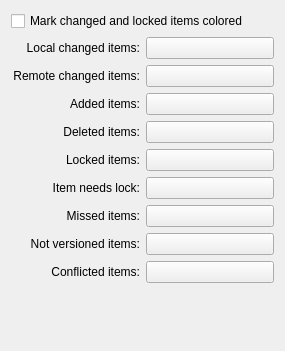
<?xml version="1.0" encoding="UTF-8"?>
<ui version="4.0">
 <class>DispColorSettings</class>
 <widget class="QWidget" name="DispColorSettings">
  <property name="geometry">
   <rect>
    <x>0</x>
    <y>0</y>
    <width>285</width>
    <height>351</height>
   </rect>
  </property>
  <property name="windowTitle">
   <string>ColorSettings</string>
  </property>
  <layout class="QVBoxLayout">
   <item>
    <widget class="QCheckBox" name="kcfg_colored_state">
     <property name="text">
      <string>Mark changed and locked items colored</string>
     </property>
     <property name="shortcut">
      <string/>
     </property>
    </widget>
   </item>
   <item>
    <layout class="QGridLayout">
     <item row="8" column="1">
      <widget class="KColorButton" name="kcfg_color_conflicted_item">
       <property name="text">
        <string/>
       </property>
      </widget>
     </item>
     <item row="0" column="1">
      <widget class="KColorButton" name="kcfg_color_changed_item">
       <property name="text">
        <string/>
       </property>
      </widget>
     </item>
     <item row="2" column="1">
      <widget class="KColorButton" name="kcfg_color_item_added">
       <property name="text">
        <string/>
       </property>
       <property name="shortcut">
        <string/>
       </property>
      </widget>
     </item>
     <item row="4" column="0">
      <widget class="QLabel" name="textLabel5">
       <property name="text">
        <string>Locked items:</string>
       </property>
       <property name="alignment">
        <set>Qt::AlignRight|Qt::AlignTrailing|Qt::AlignVCenter</set>
       </property>
       <property name="wordWrap">
        <bool>false</bool>
       </property>
      </widget>
     </item>
     <item row="3" column="1">
      <widget class="KColorButton" name="kcfg_color_item_deleted">
       <property name="text">
        <string/>
       </property>
      </widget>
     </item>
     <item row="7" column="0">
      <widget class="QLabel" name="textLabel2_2">
       <property name="text">
        <string>Not versioned items:</string>
       </property>
       <property name="alignment">
        <set>Qt::AlignRight|Qt::AlignTrailing|Qt::AlignVCenter</set>
       </property>
       <property name="wordWrap">
        <bool>false</bool>
       </property>
      </widget>
     </item>
     <item row="1" column="0">
      <widget class="QLabel" name="textLabel3">
       <property name="text">
        <string>Remote changed items:</string>
       </property>
       <property name="alignment">
        <set>Qt::AlignRight|Qt::AlignTrailing|Qt::AlignVCenter</set>
       </property>
       <property name="wordWrap">
        <bool>false</bool>
       </property>
      </widget>
     </item>
     <item row="2" column="0">
      <widget class="QLabel" name="textLabel1">
       <property name="text">
        <string>Added items:</string>
       </property>
       <property name="alignment">
        <set>Qt::AlignRight|Qt::AlignTrailing|Qt::AlignVCenter</set>
       </property>
       <property name="wordWrap">
        <bool>false</bool>
       </property>
      </widget>
     </item>
     <item row="3" column="0">
      <widget class="QLabel" name="textLabel4">
       <property name="text">
        <string>Deleted items:</string>
       </property>
       <property name="alignment">
        <set>Qt::AlignRight|Qt::AlignTrailing|Qt::AlignVCenter</set>
       </property>
       <property name="wordWrap">
        <bool>false</bool>
       </property>
      </widget>
     </item>
     <item row="5" column="1">
      <widget class="KColorButton" name="kcfg_color_need_lock">
       <property name="text">
        <string/>
       </property>
      </widget>
     </item>
     <item row="6" column="1">
      <widget class="KColorButton" name="kcfg_color_missed_item">
       <property name="text">
        <string/>
       </property>
      </widget>
     </item>
     <item row="4" column="1">
      <widget class="KColorButton" name="kcfg_color_locked_item">
       <property name="text">
        <string/>
       </property>
      </widget>
     </item>
     <item row="7" column="1">
      <widget class="KColorButton" name="kcfg_color_notversioned_item">
       <property name="text">
        <string/>
       </property>
      </widget>
     </item>
     <item row="8" column="0">
      <widget class="QLabel" name="Conflicted_items_label">
       <property name="text">
        <string>Conflicted items:</string>
       </property>
       <property name="alignment">
        <set>Qt::AlignRight|Qt::AlignTrailing|Qt::AlignVCenter</set>
       </property>
       <property name="wordWrap">
        <bool>false</bool>
       </property>
      </widget>
     </item>
     <item row="6" column="0">
      <widget class="QLabel" name="Missed_items_label">
       <property name="text">
        <string>Missed items:</string>
       </property>
       <property name="alignment">
        <set>Qt::AlignRight|Qt::AlignTrailing|Qt::AlignVCenter</set>
       </property>
       <property name="wordWrap">
        <bool>false</bool>
       </property>
      </widget>
     </item>
     <item row="0" column="0">
      <widget class="QLabel" name="textLabel2">
       <property name="text">
        <string>Local changed items:</string>
       </property>
       <property name="alignment">
        <set>Qt::AlignRight|Qt::AlignTrailing|Qt::AlignVCenter</set>
       </property>
       <property name="wordWrap">
        <bool>false</bool>
       </property>
      </widget>
     </item>
     <item row="5" column="0">
      <widget class="QLabel" name="Need_lock_label_2">
       <property name="text">
        <string>Item needs lock:</string>
       </property>
       <property name="alignment">
        <set>Qt::AlignRight|Qt::AlignTrailing|Qt::AlignVCenter</set>
       </property>
       <property name="wordWrap">
        <bool>false</bool>
       </property>
      </widget>
     </item>
     <item row="1" column="1">
      <widget class="KColorButton" name="kcfg_color_need_update">
       <property name="text">
        <string/>
       </property>
      </widget>
     </item>
    </layout>
   </item>
   <item>
    <spacer>
     <property name="orientation">
      <enum>Qt::Vertical</enum>
     </property>
     <property name="sizeType">
      <enum>QSizePolicy::Expanding</enum>
     </property>
     <property name="sizeHint" stdset="0">
      <size>
       <width>20</width>
       <height>40</height>
      </size>
     </property>
    </spacer>
   </item>
  </layout>
 </widget>
 <layoutdefault spacing="6" margin="11"/>
 <customwidgets>
  <customwidget>
   <class>KColorButton</class>
   <extends>QPushButton</extends>
   <header>kcolorbutton.h</header>
  </customwidget>
 </customwidgets>
 <tabstops>
  <tabstop>kcfg_colored_state</tabstop>
  <tabstop>kcfg_color_changed_item</tabstop>
  <tabstop>kcfg_color_need_update</tabstop>
  <tabstop>kcfg_color_item_added</tabstop>
  <tabstop>kcfg_color_item_deleted</tabstop>
  <tabstop>kcfg_color_locked_item</tabstop>
  <tabstop>kcfg_color_need_lock</tabstop>
  <tabstop>kcfg_color_missed_item</tabstop>
  <tabstop>kcfg_color_notversioned_item</tabstop>
  <tabstop>kcfg_color_conflicted_item</tabstop>
 </tabstops>
 <includes>
  <include location="local">kcolorbutton.h</include>
  <include location="local">kcolorbutton.h</include>
  <include location="local">kcolorbutton.h</include>
  <include location="local">kcolorbutton.h</include>
  <include location="local">kcolorbutton.h</include>
  <include location="local">kcolorbutton.h</include>
  <include location="local">kcolorbutton.h</include>
  <include location="local">kcolorbutton.h</include>
  <include location="local">kcolorbutton.h</include>
 </includes>
 <resources/>
 <connections>
  <connection>
   <sender>kcfg_colored_state</sender>
   <signal>toggled(bool)</signal>
   <receiver>DispColorSettings</receiver>
   <slot>coloredStateToggled(bool)</slot>
   <hints>
    <hint type="sourcelabel">
     <x>20</x>
     <y>20</y>
    </hint>
    <hint type="destinationlabel">
     <x>20</x>
     <y>20</y>
    </hint>
   </hints>
  </connection>
 </connections>
</ui>
